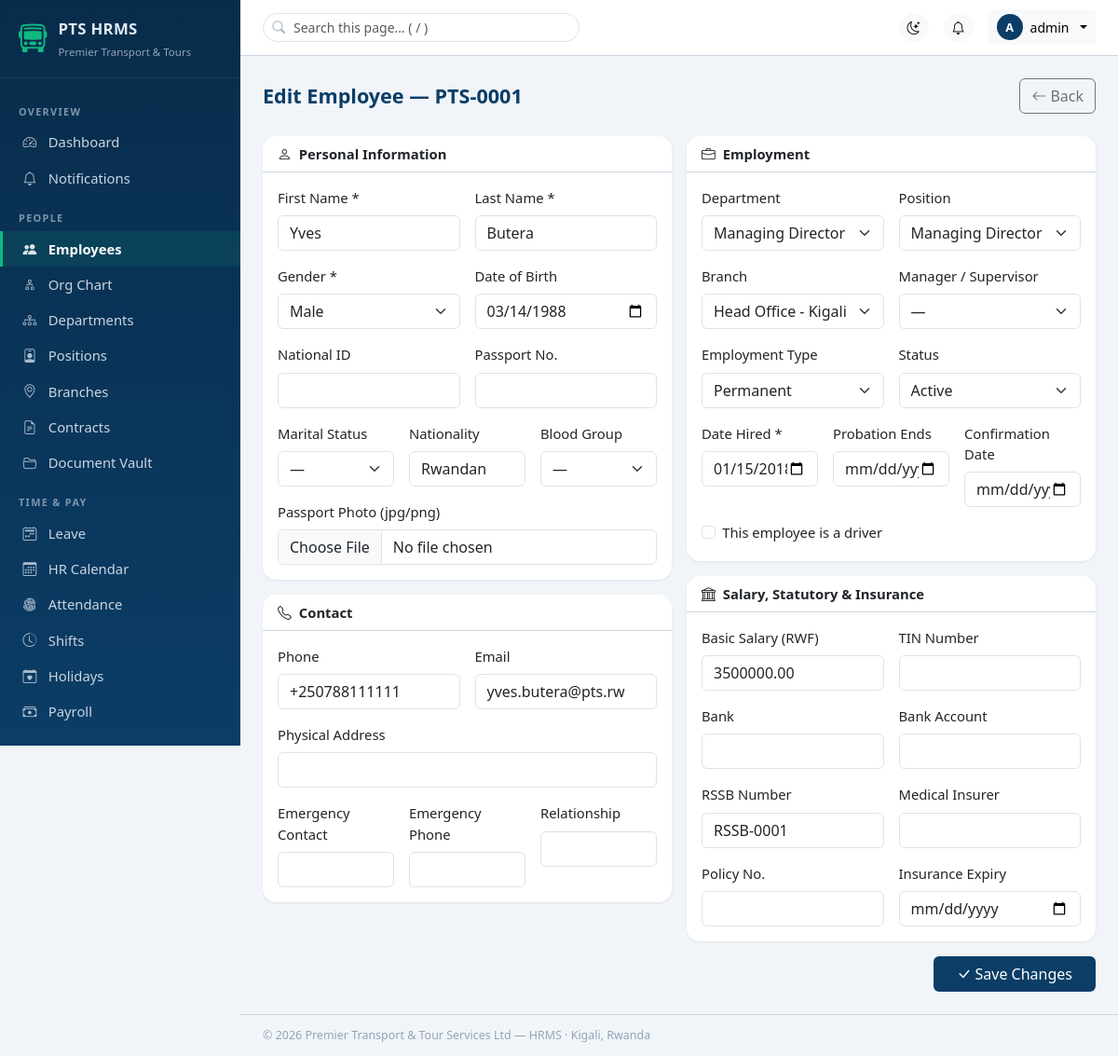
Screenshot of /employees/1/edit (signed in) with the database file from the repository.
### tables this page shows
CREATE TABLE users (
  id                 INT UNSIGNED AUTO_INCREMENT PRIMARY KEY,
  employee_id        INT UNSIGNED NULL,             
  role_id            INT UNSIGNED NOT NULL,
  username           VARCHAR(60)  NOT NULL UNIQUE,
  email              VARCHAR(150) NOT NULL UNIQUE,
  password_hash      VARCHAR(255) NOT NULL,
  api_key            CHAR(64)     NULL UNIQUE,      
  two_factor_enabled TINYINT(1)   NOT NULL DEFAULT 0,
  two_factor_code    VARCHAR(255) NULL,             
  two_factor_expires DATETIME     NULL,
  password_changed_at DATETIME    NULL,             
  failed_attempts    TINYINT UNSIGNED NOT NULL DEFAULT 0,
  locked_until       DATETIME     NULL,
  last_login_at      DATETIME     NULL,
  last_login_ip      VARCHAR(45)  NULL,
  is_active          TINYINT(1)   NOT NULL DEFAULT 1,
  created_at         DATETIME NOT NULL DEFAULT CURRENT_TIMESTAMP,
  updated_at         DATETIME NOT NULL DEFAULT CURRENT_TIMESTAMP ON UPDATE CURRENT_TIMESTAMP,
  CONSTRAINT fk_users_role FOREIGN KEY (role_id) REFERENCES roles(id)
);

CREATE TABLE employees (
  id                 INT UNSIGNED AUTO_INCREMENT PRIMARY KEY,
  employee_no        VARCHAR(20)  NOT NULL UNIQUE,         
  photo_path         VARCHAR(255) NULL,
  first_name         VARCHAR(80)  NOT NULL,
  last_name          VARCHAR(80)  NOT NULL,
  national_id        VARCHAR(30)  NULL UNIQUE,
  passport_no        VARCHAR(30)  NULL,
  gender             ENUM('male','female') NOT NULL,
  date_of_birth      DATE NULL,
  marital_status     ENUM('single','married','divorced','widowed') NULL,
  nationality        VARCHAR(60)  NOT NULL DEFAULT 'Rwandan',
  blood_group        ENUM('A+','A-','B+','B-','AB+','AB-','O+','O-') NULL,
  phone              VARCHAR(30)  NULL,
  email              VARCHAR(150) NULL UNIQUE,
  emergency_name     VARCHAR(120) NULL,
  emergency_phone    VARCHAR(30)  NULL,
  emergency_relation VARCHAR(60)  NULL,
  address            VARCHAR(255) NULL,
  department_id      INT UNSIGNED NULL,
  position_id        INT UNSIGNED NULL,
  branch_id          INT UNSIGNED NULL,
  manager_id         INT UNSIGNED NULL,                    
  employment_type    ENUM('permanent','contract','casual','intern','consultant') NOT NULL DEFAULT 'permanent',
  date_hired         DATE NOT NULL,
  probation_end      DATE NULL,
  confirmation_date  DATE NULL,
  status             ENUM('active','suspended','terminated','retired','resigned') NOT NULL DEFAULT 'active',
  status_date        DATE NULL,
  basic_salary       DECIMAL(14,2) NOT NULL DEFAULT 0,
  bank_name          VARCHAR(100) NULL,
  bank_account       VARCHAR(50)  NULL,
  tin_number         VARCHAR(30)  NULL,
  rssb_number        VARCHAR(30)  NULL,
  medical_insurer    VARCHAR(100) NULL,
  medical_policy_no  VARCHAR(50)  NULL,
  medical_expiry     DATE NULL,
  is_driver          TINYINT(1) NOT NULL DEFAULT 0,
  created_by         INT UNSIGNED NULL,
  created_at         DATETIME NOT NULL DEFAULT CURRENT_TIMESTAMP,
  updated_at         DATETIME NOT NULL DEFAULT CURRENT_TIMESTAMP ON UPDATE CURRENT_TIMESTAMP,
  CONSTRAINT fk_emp_dept    FOREIGN KEY (department_id) REFERENCES departments(id) ON DELETE SET NULL,
  CONSTRAINT fk_emp_pos     FOREIGN KEY (position_id)   REFERENCES positions(id)   ON DELETE SET NULL,
  CONSTRAINT fk_emp_branch  FOREIGN KEY (branch_id)     REFERENCES branches(id)    ON DELETE SET NULL,
  CONSTRAINT fk_emp_manager FOREIGN KEY (manager_id)    REFERENCES employees(id)   ON DELETE SET NULL,
  INDEX idx_emp_status (status),
  INDEX idx_emp_dept (department_id),
  INDEX idx_emp_name (last_name, first_name),
  INDEX idx_emp_dob (date_of_birth)
);

CREATE TABLE departments (
  id          INT UNSIGNED AUTO_INCREMENT PRIMARY KEY,
  branch_id   INT UNSIGNED NULL,
  name        VARCHAR(100) NOT NULL UNIQUE,        
  code        VARCHAR(20)  NOT NULL UNIQUE,
  manager_id  INT UNSIGNED NULL,                   
  parent_id   INT UNSIGNED NULL,                   
  description VARCHAR(255) NULL,
  is_active   TINYINT(1) NOT NULL DEFAULT 1,
  created_at  DATETIME NOT NULL DEFAULT CURRENT_TIMESTAMP,
  CONSTRAINT fk_dept_branch FOREIGN KEY (branch_id) REFERENCES branches(id) ON DELETE SET NULL,
  CONSTRAINT fk_dept_parent FOREIGN KEY (parent_id) REFERENCES departments(id) ON DELETE SET NULL
);

CREATE TABLE positions (
  id            INT UNSIGNED AUTO_INCREMENT PRIMARY KEY,
  department_id INT UNSIGNED NOT NULL,
  title         VARCHAR(120) NOT NULL,
  reports_to    INT UNSIGNED NULL,                 
  salary_min    DECIMAL(14,2) NULL,
  salary_max    DECIMAL(14,2) NULL,
  description   TEXT NULL,
  is_active     TINYINT(1) NOT NULL DEFAULT 1,
  created_at    DATETIME NOT NULL DEFAULT CURRENT_TIMESTAMP,
  CONSTRAINT fk_pos_dept FOREIGN KEY (department_id) REFERENCES departments(id),
  CONSTRAINT fk_pos_parent FOREIGN KEY (reports_to) REFERENCES positions(id) ON DELETE SET NULL,
  INDEX idx_pos_dept (department_id)
);

CREATE TABLE branches (
  id         INT UNSIGNED AUTO_INCREMENT PRIMARY KEY,
  name       VARCHAR(100) NOT NULL,
  location   VARCHAR(150) NULL,
  phone      VARCHAR(30)  NULL,
  is_active  TINYINT(1) NOT NULL DEFAULT 1,
  created_at DATETIME NOT NULL DEFAULT CURRENT_TIMESTAMP
);

### app/Views/employees/form.php (the view, shortened to what the rows shown need)
<?php
$edit = $employee !== null;
$v = fn(string $k) => e($employee[$k] ?? '');
$sel = fn(string $k, string $opt) => ($employee[$k] ?? '') === $opt ? 'selected' : '';
$action = $edit ? url('employees/' . $employee['id']) : url('employees');
?>
<div class="d-flex align-items-center mb-4 gap-2">
  <h1 class="page-title mb-0"><?= $edit ? 'Edit Employee — ' . $v('employee_no') : 'New Employee' ?></h1>
  <a href="<?= url('employees') ?>" class="btn btn-outline-secondary ms-auto"><i class="bi bi-arrow-left me-1"></i>Back</a>
</div>
<form method="post" action="<?= $action ?>" enctype="multipart/form-data">
  <div class="row g-3">
    <div class="col-lg-6">
      <div class="card mb-3">
        <div class="card-body row g-3">
          <div class="col-md-6"><label class="form-label">First Name *</label>
            <input name="first_name" class="form-control" required value="<?= $v('first_name') ?>"></div>
          <div class="col-md-6"><label class="form-label">Last Name *</label>
            <input name="last_name" class="form-control" required value="<?= $v('last_name') ?>"></div>
          <div class="col-md-6"><label class="form-label">Date of Birth</label>
            <input type="date" name="date_of_birth" class="form-control" value="<?= $v('date_of_birth') ?>"></div>
          <div class="col-md-4"><label class="form-label">Nationality</label>
            <input name="nationality" class="form-control" value="<?= $v('nationality') ?: 'Rwandan' ?>"></div>
        </div>
      </div>
      <div class="card mb-3">
        <div class="card-body row g-3">
          <div class="col-md-6"><label class="form-label">Phone</label>
            <input name="phone" class="form-control" value="<?= $v('phone') ?>"></div>
          <div class="col-md-6"><label class="form-label">Email</label>
            <input type="email" name="email" class="form-control" value="<?= $v('email') ?>"></div>
        </div>
      </div>
    </div>
    <div class="col-lg-6">
      <div class="card mb-3">
        <div class="card-body row g-3">
          <div class="col-md-6"><label class="form-label">Department</label>
            <select name="department_id" class="form-select"><option value="">—</option>
              <?php foreach ($departments as $d): ?>
                <option value="<?= $d['id'] ?>" <?= ($employee['department_id'] ?? '') == $d['id'] ? 'selected' : '' ?>><?= e($d['name']) ?></option>
              <?php endforeach ?>
            </select></div>
          <div class="col-md-6"><label class="form-label">Position</label>
            <select name="position_id" class="form-select"><option value="">—</option>
              <?php foreach ($positions as $p): ?>
                <option value="<?= $p['id'] ?>" <?= ($employee['position_id'] ?? '') == $p['id'] ? 'selected' : '' ?>><?= e($p['title']) ?></option>
              <?php endforeach ?>
            </select></div>
          <div class="col-md-6"><label class="form-label">Branch</label>
            <select name="branch_id" class="form-select"><option value="">—</option>
              <?php foreach ($branches as $b): ?>
                <option value="<?= $b['id'] ?>" <?= ($employee['branch_id'] ?? '') == $b['id'] ? 'selected' : '' ?>><?= e($b['name']) ?></option>
              <?php endforeach ?>
            </select></div>
          <div class="col-md-6"><label class="form-label">Employment Type</label>
            <select name="employment_type" class="form-select">
              <?php foreach (['permanent', 'contract', 'casual', 'intern', 'consultant'] as $opt): ?>
                <option value="<?= $opt ?>" <?= $sel('employment_type', $opt) ?>><?= label($opt) ?></option>
              <?php endforeach ?>
            </select></div>
          <div class="col-md-6"><label class="form-label">Status</label>
            <select name="status" class="form-select">
              <?php foreach (['active', 'suspended', 'terminated', 'retired', 'resigned'] as $opt): ?>
                <option value="<?= $opt ?>" <?= $sel('status', $opt) ?>><?= label($opt) ?></option>
              <?php endforeach ?>
            </select></div>
          <div class="col-md-4"><label class="form-label">Date Hired *</label>
            <input type="date" name="date_hired" class="form-control" required value="<?= $v('date_hired') ?>"></div>
          <div class="col-md-12 form-check ms-2">
            <input class="form-check-input" type="checkbox" name="is_driver" id="isDriver"
                   <?= !empty($employee['is_driver']) ? 'checked' : '' ?>>
            <label class="form-check-label" for="isDriver">This employee is a driver</label>
          </div>
        </div>
      </div>
      <div class="card mb-3">
        <div class="card-body row g-3">
          <div class="col-md-6"><label class="form-label">Basic Salary (RWF)</label>
            <input type="number" step="0.01" min="0" name="basic_salary" class="form-control" value="<?= $v('basic_salary') ?>"></div>
          <div class="col-md-6"><label class="form-label">RSSB Number</label>
            <input name="rssb_number" class="form-control" value="<?= $v('rssb_number') ?>"></div>
        </div>
      </div>
    </div>
  </div>
</form>

### app/Views/layouts/main.php (shortened to what the rows shown need)
<?php
$user = Auth::user();
?>
<!doctype html>
<html lang="en" data-bs-theme="light">
<head>
<link href="/assets/vendor/bootstrap.min.css" rel="stylesheet">
<link href="/assets/vendor/bootstrap-icons.min.css" rel="stylesheet">
<link href="/assets/vendor/dataTables.bootstrap5.min.css" rel="stylesheet">
<link href="<?= url('assets/css/app.css') ?>" rel="stylesheet">
</head>
<body>
<div class="hrms-shell">
  <div class="hrms-main">
    <header class="hrms-topbar">
      <div class="ms-auto d-flex align-items-center gap-3">
        <div class="dropdown">
          <button class="btn btn-light btn-sm dropdown-toggle d-flex align-items-center gap-2" data-bs-toggle="dropdown">
            <span class="hrms-avatar"><?= e(strtoupper(substr($user['username'] ?? 'U', 0, 1))) ?></span>
            <span class="d-none d-sm-inline">
              <?= e($user['first_name'] ? $user['first_name'] . ' ' . $user['last_name'] : $user['username']) ?>
            </span>
          </button>
        </div>
      </div>
    </header>
    <main class="hrms-content">
      <?= $content ?>
    </main>
  </div>
</div>
</body>
</html>

### rows the page displays
users: username "A", username "admin"
employees: employee_no "PTS-0001", first_name "Yves", last_name "Butera", date_of_birth "03/14/1988", nationality "Rwandan", phone "+250788111111", email "yves.butera@pts.rw", department_id "Managing Director Office", position_id "Managing Director", branch_id "Head Office - Kigali", employment_type "Permanent", status "Active", date_hired "01/15/2018", basic_salary "3500000.00", rssb_number "RSSB-0001"

### other values shown
$group "OVERVIEW"
$labelText "Dashboard"
$labelText "Notifications"
$group "PEOPLE"
$labelText "Employees"
$labelText "Org Chart"
$labelText "Departments"
$labelText "Positions"
$labelText "Branches"
$labelText "Contracts"
$labelText "Document Vault"
$group "TIME & PAY"
$labelText "Leave"
$labelText "HR Calendar"
$labelText "Attendance"
